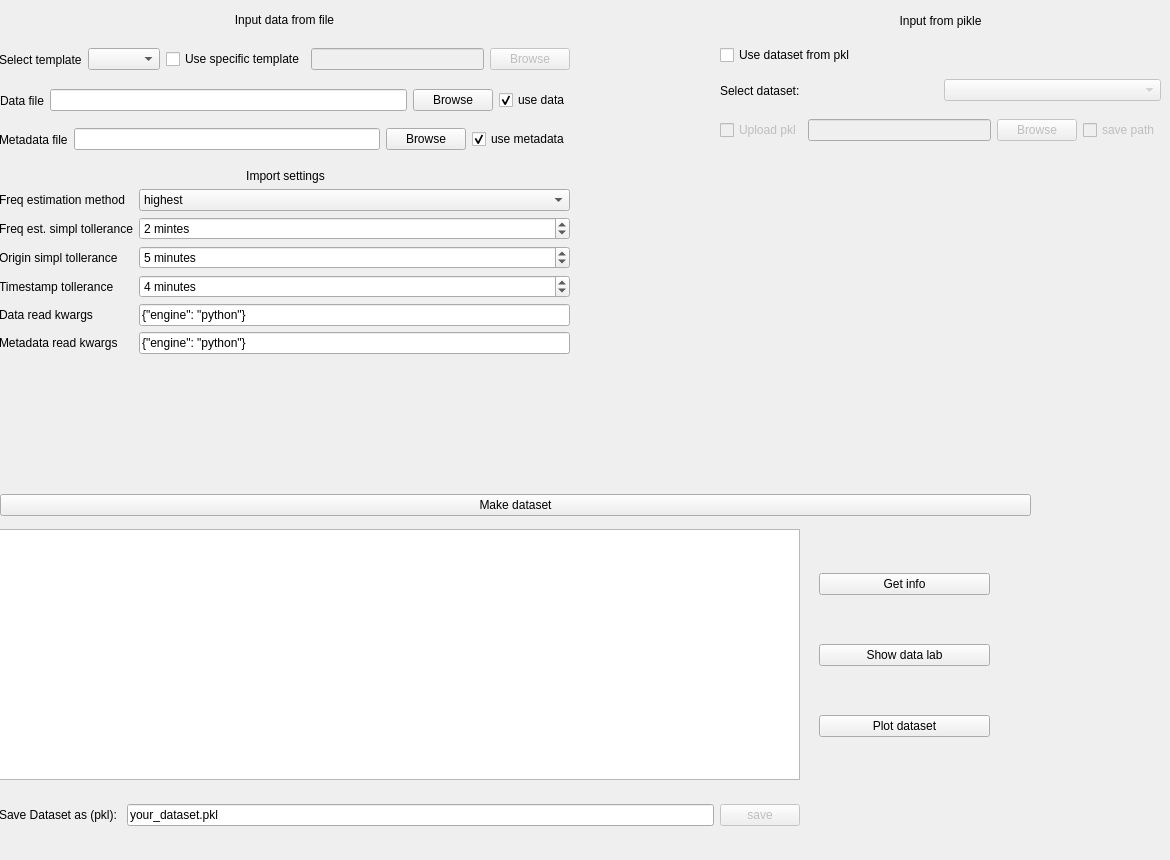
            <widget class="QWidget" name="tab_2">
             <attribute name="title">
              <string>Create Dataset</string>
             </attribute>
             <widget class="QWidget" name="horizontalLayoutWidget_14">
              <property name="geometry">
               <rect>
                <x>-1</x>
                <y>-1</y>
                <width>571</width>
                <height>41</height>
               </rect>
              </property>
              <layout class="QHBoxLayout" name="horizontalLayout_9">
               <item>
                <widget class="QLabel" name="label_37">
                 <property name="text">
                  <string>Input data from file</string>
                 </property>
                 <property name="alignment">
                  <set>Qt::AlignCenter</set>
                 </property>
                </widget>
               </item>
              </layout>
             </widget>
             <widget class="QWidget" name="horizontalLayoutWidget_15">
              <property name="geometry">
               <rect>
                <x>-1</x>
                <y>39</y>
                <width>571</width>
                <height>41</height>
               </rect>
              </property>
              <layout class="QHBoxLayout" name="horizontalLayout_17">
               <item>
                <widget class="QLabel" name="label_40">
                 <property name="text">
                  <string>Select template</string>
                 </property>
                </widget>
               </item>
               <item>
                <widget class="QComboBox" name="select_temp">
                 <property name="enabled">
                  <bool>true</bool>
                 </property>
                </widget>
               </item>
               <item>
                <widget class="QCheckBox" name="use_specific_temp">
                 <property name="text">
                  <string>Use specific template</string>
                 </property>
                </widget>
               </item>
               <item>
                <widget class="QLineEdit" name="specific_temp_path">
                 <property name="enabled">
                  <bool>false</bool>
                 </property>
                </widget>
               </item>
               <item>
                <widget class="QPushButton" name="Browse_specific_temp">
                 <property name="enabled">
                  <bool>false</bool>
                 </property>
                 <property name="text">
                  <string>Browse</string>
                 </property>
                </widget>
               </item>
              </layout>
             </widget>
             <widget class="QWidget" name="horizontalLayoutWidget_16">
              <property name="geometry">
               <rect>
                <x>0</x>
                <y>80</y>
                <width>571</width>
                <height>41</height>
               </rect>
              </property>
              <layout class="QHBoxLayout" name="horizontalLayout_18">
               <item>
                <widget class="QLabel" name="label_41">
                 <property name="text">
                  <string>Data file</string>
                 </property>
                </widget>
               </item>
               <item>
                <widget class="QLineEdit" name="data_file_T_2"/>
               </item>
               <item>
                <widget class="QPushButton" name="Browse_data_B_2">
                 <property name="text">
                  <string>Browse</string>
                 </property>
                </widget>
               </item>
               <item>
                <widget class="QCheckBox" name="use_data_T_2">
                 <property name="enabled">
                  <bool>true</bool>
                 </property>
                 <property name="text">
                  <string>use data</string>
                 </property>
                 <property name="checkable">
                  <bool>true</bool>
                 </property>
                 <property name="checked">
                  <bool>true</bool>
                 </property>
                </widget>
               </item>
              </layout>
             </widget>
             <widget class="QWidget" name="horizontalLayoutWidget_17">
              <property name="geometry">
               <rect>
                <x>-1</x>
                <y>119</y>
                <width>571</width>
                <height>41</height>
               </rect>
              </property>
              <layout class="QHBoxLayout" name="horizontalLayout_19">
               <item>
                <widget class="QLabel" name="label_42">
                 <property name="text">
                  <string>Metadata file</string>
                 </property>
                </widget>
               </item>
               <item>
                <widget class="QLineEdit" name="metadata_file_T_2"/>
               </item>
               <item>
                <widget class="QPushButton" name="Browse_metadata_B_2">
                 <property name="text">
                  <string>Browse</string>
                 </property>
                </widget>
               </item>
               <item>
                <widget class="QCheckBox" name="use_metadata_2">
                 <property name="text">
                  <string>use metadata</string>
                 </property>
                 <property name="checked">
                  <bool>true</bool>
                 </property>
                </widget>
               </item>
              </layout>
             </widget>
             <widget class="QWidget" name="horizontalLayoutWidget_18">
              <property name="geometry">
               <rect>
                <x>0</x>
                <y>160</y>
                <width>571</width>
                <height>31</height>
               </rect>
              </property>
              <layout class="QHBoxLayout" name="horizontalLayout_20">
               <item>
                <widget class="QLabel" name="label_43">
                 <property name="text">
                  <string>Import settings</string>
                 </property>
                 <property name="alignment">
                  <set>Qt::AlignCenter</set>
                 </property>
                </widget>
               </item>
              </layout>
             </widget>
             <widget class="QWidget" name="horizontalLayoutWidget_24">
              <property name="geometry">
               <rect>
                <x>720</x>
                <y>0</y>
                <width>441</width>
                <height>41</height>
               </rect>
              </property>
              <layout class="QHBoxLayout" name="horizontalLayout_26">
               <item>
                <widget class="QLabel" name="label_58">
                 <property name="text">
                  <string>Input from pikle</string>
                 </property>
                 <property name="alignment">
                  <set>Qt::AlignCenter</set>
                 </property>
                </widget>
               </item>
              </layout>
             </widget>
             <widget class="QWidget" name="horizontalLayoutWidget_23">
              <property name="geometry">
               <rect>
                <x>720</x>
                <y>40</y>
                <width>441</width>
                <height>31</height>
               </rect>
              </property>
              <layout class="QHBoxLayout" name="horizontalLayout_25">
               <item>
                <widget class="QCheckBox" name="use_pkl">
                 <property name="text">
                  <string>Use dataset from pkl</string>
                 </property>
                 <property name="checked">
                  <bool>false</bool>
                 </property>
                </widget>
               </item>
              </layout>
             </widget>
             <widget class="QWidget" name="horizontalLayoutWidget_25">
              <property name="geometry">
               <rect>
                <x>720</x>
                <y>70</y>
                <width>441</width>
                <height>41</height>
               </rect>
              </property>
              <layout class="QHBoxLayout" name="horizontalLayout_27">
               <item>
                <widget class="QLabel" name="label_114">
                 <property name="text">
                  <string>Select dataset:</string>
                 </property>
                </widget>
               </item>
               <item>
                <widget class="QComboBox" name="pkl_selector">
                 <property name="enabled">
                  <bool>false</bool>
                 </property>
                </widget>
               </item>
              </layout>
             </widget>
             <widget class="QWidget" name="horizontalLayoutWidget_26">
              <property name="geometry">
               <rect>
                <x>0</x>
                <y>490</y>
                <width>1031</width>
                <height>31</height>
               </rect>
              </property>
              <layout class="QHBoxLayout" name="horizontalLayout_28">
               <item>
                <widget class="QPushButton" name="make_dataset">
                 <property name="text">
                  <string>Make dataset</string>
                 </property>
                </widget>
               </item>
              </layout>
             </widget>
             <widget class="QWidget" name="horizontalLayoutWidget_27">
              <property name="geometry">
               <rect>
                <x>-1</x>
                <y>529</y>
                <width>801</width>
                <height>251</height>
               </rect>
              </property>
              <layout class="QHBoxLayout" name="horizontalLayout_29">
               <item>
                <widget class="QPlainTextEdit" name="prompt"/>
               </item>
              </layout>
             </widget>
             <widget class="QWidget" name="verticalLayoutWidget_3">
              <property name="geometry">
               <rect>
                <x>819</x>
                <y>530</y>
                <width>171</width>
                <height>251</height>
               </rect>
              </property>
              <layout class="QVBoxLayout" name="verticalLayout_2">
               <item>
                <widget class="QPushButton" name="get_info_T2">
                 <property name="enabled">
                  <bool>true</bool>
                 </property>
                 <property name="text">
                  <string>Get info</string>
                 </property>
                </widget>
               </item>
               <item>
                <widget class="QPushButton" name="show_dataset_T2">
                 <property name="enabled">
                  <bool>true</bool>
                 </property>
                 <property name="text">
                  <string>Show data lab</string>
                 </property>
                </widget>
               </item>
               <item>
                <widget class="QPushButton" name="plot_dataset_T2">
                 <property name="enabled">
                  <bool>true</bool>
                 </property>
                 <property name="text">
                  <string>Plot dataset</string>
                 </property>
                </widget>
               </item>
              </layout>
             </widget>
             <widget class="QWidget" name="horizontalLayoutWidget_28">
              <property name="geometry">
               <rect>
                <x>-1</x>
                <y>779</y>
                <width>801</width>
                <height>72</height>
               </rect>
              </property>
              <layout class="QHBoxLayout" name="horizontalLayout_30">
               <item>
                <widget class="QLabel" name="label_64">
                 <property name="text">
                  <string>Save Dataset as (pkl): </string>
                 </property>
                </widget>
               </item>
               <item>
                <widget class="QLineEdit" name="pkl_save_filename">
                 <property name="text">
                  <string>your_dataset.pkl</string>
                 </property>
                </widget>
               </item>
               <item>
                <widget class="QPushButton" name="save_pkl_B">
                 <property name="enabled">
                  <bool>false</bool>
                 </property>
                 <property name="text">
                  <string>save</string>
                 </property>
                </widget>
               </item>
              </layout>
             </widget>
             <widget class="QWidget" name="horizontalLayoutWidget_47">
              <property name="geometry">
               <rect>
                <x>720</x>
                <y>110</y>
                <width>441</width>
                <height>41</height>
               </rect>
              </property>
              <layout class="QHBoxLayout" name="horizontalLayout_51">
               <item>
                <widget class="QCheckBox" name="upload_ext_checkbox">
                 <property name="enabled">
                  <bool>false</bool>
                 </property>
                 <property name="text">
                  <string>Upload pkl</string>
                 </property>
                </widget>
               </item>
               <item>
                <widget class="QLineEdit" name="pkl_path">
                 <property name="enabled">
                  <bool>false</bool>
                 </property>
                </widget>
               </item>
               <item>
                <widget class="QPushButton" name="pkl_browser">
                 <property name="enabled">
                  <bool>false</bool>
                 </property>
                 <property name="text">
                  <string>Browse</string>
                 </property>
                </widget>
               </item>
               <item>
                <widget class="QCheckBox" name="pkl_path_save">
                 <property name="enabled">
                  <bool>false</bool>
                 </property>
                 <property name="text">
                  <string>save path</string>
                 </property>
                </widget>
               </item>
              </layout>
             </widget>
             <widget class="QWidget" name="formLayoutWidget">
              <property name="geometry">
               <rect>
                <x>-1</x>
                <y>189</y>
                <width>571</width>
                <height>191</height>
               </rect>
              </property>
              <layout class="QFormLayout" name="formLayout">
               <item row="0" column="0">
                <widget class="QLabel" name="label_3">
                 <property name="text">
                  <string>Freq estimation method</string>
                 </property>
                </widget>
               </item>
               <item row="0" column="1">
                <widget class="QComboBox" name="freq_method_spinner">
                 <item>
                  <property name="text">
                   <string>highest</string>
                  </property>
                 </item>
                 <item>
                  <property name="text">
                   <string>median</string>
                  </property>
                 </item>
                </widget>
               </item>
               <item row="1" column="0">
                <widget class="QLabel" name="label_4">
                 <property name="text">
                  <string>Freq est. simpl tollerance</string>
                 </property>
                </widget>
               </item>
               <item row="1" column="1">
                <layout class="QHBoxLayout" name="horizontalLayout_2">
                 <item>
                  <widget class="QSpinBox" name="freq_simpl_tol_spinner">
                   <property name="suffix">
                    <string> mintes</string>
                   </property>
                   <property name="maximum">
                    <number>10000</number>
                   </property>
                   <property name="value">
                    <number>2</number>
                   </property>
                  </widget>
                 </item>
                </layout>
               </item>
               <item row="2" column="0">
                <widget class="QLabel" name="label_6">
                 <property name="text">
                  <string>Origin simpl tollerance</string>
                 </property>
                </widget>
               </item>
               <item row="2" column="1">
                <layout class="QHBoxLayout" name="horizontalLayout_7">
                 <item>
                  <widget class="QSpinBox" name="orig_simpl_tol_spinner">
                   <property name="suffix">
                    <string> minutes</string>
                   </property>
                   <property name="maximum">
                    <number>10000</number>
                   </property>
                   <property name="value">
                    <number>5</number>
                   </property>
                  </widget>
                 </item>
                </layout>
               </item>
               <item row="3" column="0">
                <widget class="QLabel" name="label_8">
                 <property name="text">
                  <string>Timestamp tollerance</string>
                 </property>
                </widget>
               </item>
               <item row="3" column="1">
                <layout class="QHBoxLayout" name="horizontalLayout_8">
                 <item>
                  <widget class="QSpinBox" name="timestamp_tol_spinner">
                   <property name="suffix">
                    <string> minutes</string>
                   </property>
                   <property name="maximum">
                    <number>10000</number>
                   </property>
                   <property name="value">
                    <number>4</number>
                   </property>
                  </widget>
                 </item>
                </layout>
               </item>
               <item row="4" column="0">
                <widget class="QLabel" name="label_10">
                 <property name="text">
                  <string>Data read kwargs</string>
                 </property>
                </widget>
               </item>
               <item row="4" column="1">
                <widget class="QLineEdit" name="data_read_kwargs">
                 <property name="text">
                  <string>{&quot;engine&quot;: &quot;python&quot;}</string>
                 </property>
                </widget>
               </item>
               <item row="5" column="0">
                <widget class="QLabel" name="label_11">
                 <property name="text">
                  <string>Metadata read kwargs</string>
                 </property>
                </widget>
               </item>
               <item row="5" column="1">
                <widget class="QLineEdit" name="metadata_read_kwargs">
                 <property name="text">
                  <string>{&quot;engine&quot;: &quot;python&quot;}</string>
                 </property>
                </widget>
               </item>
              </layout>
             </widget>
            </widget>
